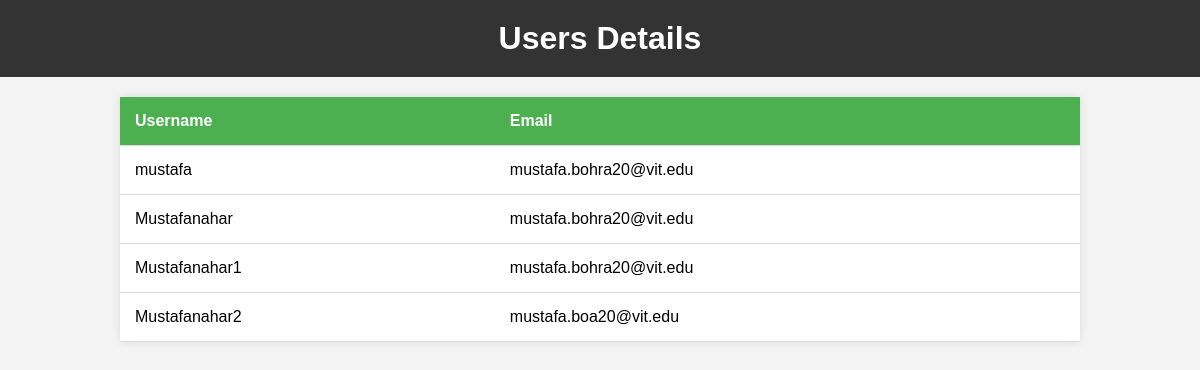
Page /userpage/ on the earlier database version.
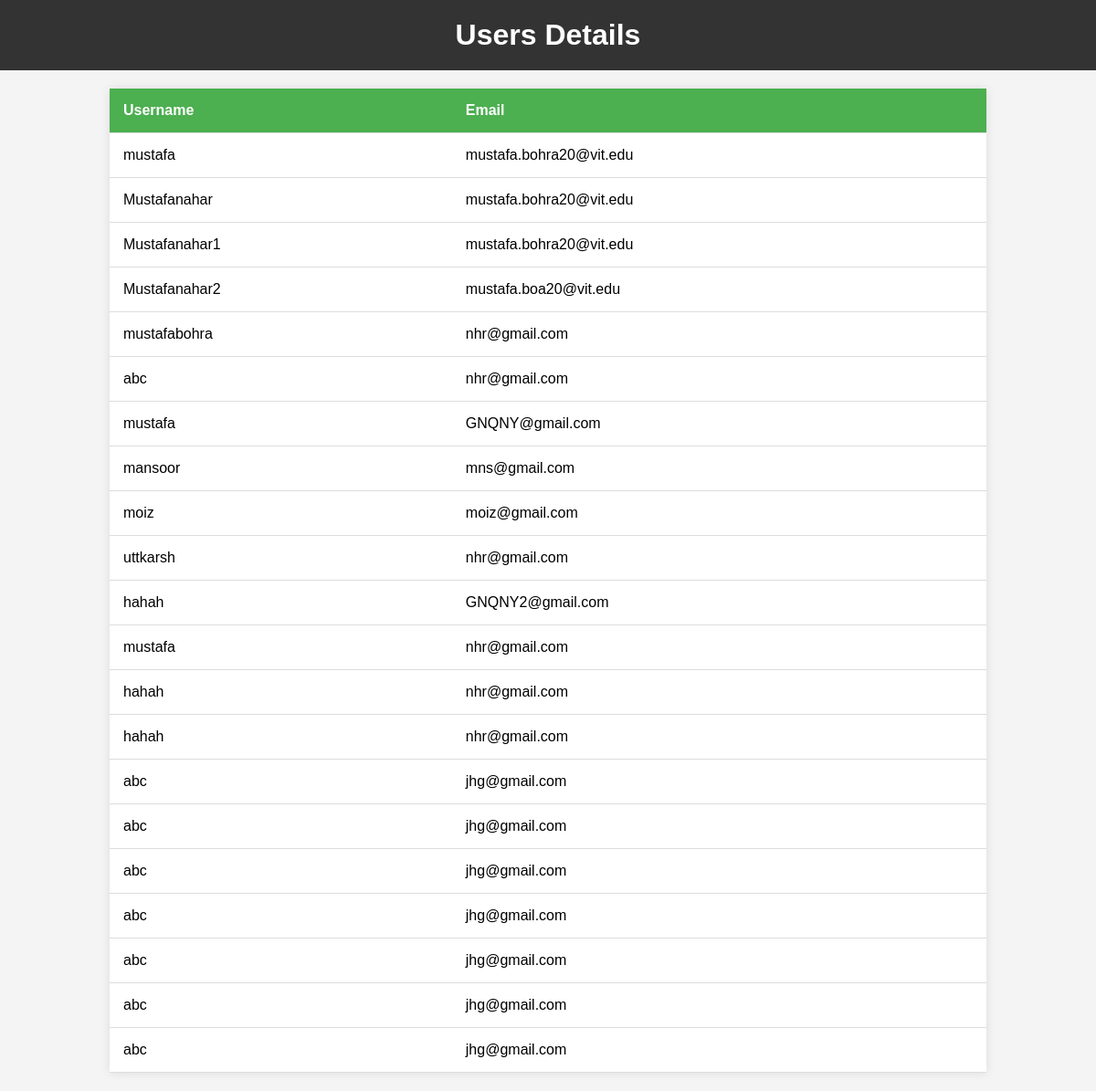
Same page on the later database version.
### form/models.py (models this page shows)
class registerForm(models.Model):
    domain=models.CharField(max_length=10,default='select')
    username = models.CharField(max_length=20)
    email = models.EmailField()
    password=models.CharField(max_length=15)
    visibility = models.BooleanField(default=False)

### social_book/views.py (the view)
# urls.py: path('userpage/',views.userpage),
def userpage(request):
    users = registerForm.objects.all()
    data={"users":users}
    return render(request,"userPage.html",data)

### templates/userPage.html (shortened to what this page needs)
<!DOCTYPE html>
<html lang="en">
<head>
</head>
<body>
<h1>
    Users Details</h1>
  <table>
    <thead>
      <tr>
        <th>Username</th>
        <th>Email</th>
      </tr>
    </thead>
    {% for i in users %}
    <tbody>
      <tr>
        <td>{{i.username}}</td>
        <td>{{i.email}}</td>
      </tr>
    </tbody>
    {% endfor %}
  </table>
</body>
</html>

Differences in the rows shown:
added registerForm: username "mustafabohra", email "nhr@gmail.com"
added registerForm: username "abc", email "nhr@gmail.com"
added registerForm: username "mustafa", email "GNQNY@gmail.com"
added registerForm: username "mansoor", email "mns@gmail.com"
added registerForm: username "moiz", email "moiz@gmail.com"
added registerForm: username "uttkarsh", email "nhr@gmail.com"
added registerForm: username "hahah", email "GNQNY2@gmail.com"
added registerForm: username "mustafa", email "nhr@gmail.com"
added registerForm: username "hahah", email "nhr@gmail.com"
added registerForm: username "hahah", email "nhr@gmail.com"
added registerForm: username "abc", email "jhg@gmail.com"
added registerForm: username "abc", email "jhg@gmail.com"
added registerForm: username "abc", email "jhg@gmail.com"
added registerForm: username "abc", email "jhg@gmail.com"
added registerForm: username "abc", email "jhg@gmail.com"
added registerForm: username "abc", email "jhg@gmail.com"
added registerForm: username "abc", email "jhg@gmail.com"
